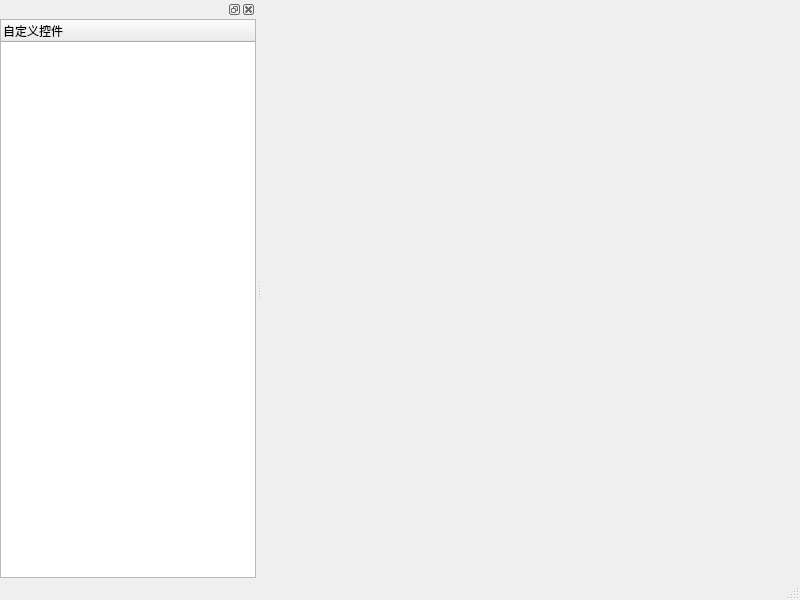
<?xml version="1.0" encoding="UTF-8"?>
<ui version="4.0">
 <class>MainWindow</class>
 <widget class="QMainWindow" name="MainWindow">
  <property name="geometry">
   <rect>
    <x>0</x>
    <y>0</y>
    <width>800</width>
    <height>600</height>
   </rect>
  </property>
  <property name="windowTitle">
   <string>MainWindow</string>
  </property>
  <widget class="QWidget" name="centralwidget">
   <layout class="QVBoxLayout" name="verticalLayout_2">
    <property name="leftMargin">
     <number>5</number>
    </property>
    <property name="topMargin">
     <number>0</number>
    </property>
    <property name="rightMargin">
     <number>0</number>
    </property>
    <property name="bottomMargin">
     <number>0</number>
    </property>
    <item>
     <widget class="QStackedWidget" name="stackedWidget">
      <property name="styleSheet">
       <string notr="true"/>
      </property>
      <property name="currentIndex">
       <number>-1</number>
      </property>
     </widget>
    </item>
   </layout>
  </widget>
  <widget class="QMenuBar" name="menubar">
   <property name="geometry">
    <rect>
     <x>0</x>
     <y>0</y>
     <width>800</width>
     <height>26</height>
    </rect>
   </property>
  </widget>
  <widget class="QStatusBar" name="statusbar"/>
  <widget class="QDockWidget" name="dockWidget">
   <property name="minimumSize">
    <size>
     <width>100</width>
     <height>111</height>
    </size>
   </property>
   <attribute name="dockWidgetArea">
    <number>1</number>
   </attribute>
   <widget class="QWidget" name="dockWidgetContents">
    <layout class="QVBoxLayout" name="verticalLayout">
     <property name="spacing">
      <number>0</number>
     </property>
     <property name="leftMargin">
      <number>0</number>
     </property>
     <property name="topMargin">
      <number>0</number>
     </property>
     <property name="rightMargin">
      <number>0</number>
     </property>
     <property name="bottomMargin">
      <number>0</number>
     </property>
     <item>
      <widget class="QTreeWidget" name="treeWidget">
       <property name="sortingEnabled">
        <bool>false</bool>
       </property>
       <column>
        <property name="text">
         <string>自定义控件</string>
        </property>
       </column>
      </widget>
     </item>
    </layout>
   </widget>
  </widget>
 </widget>
 <resources/>
 <connections/>
</ui>
